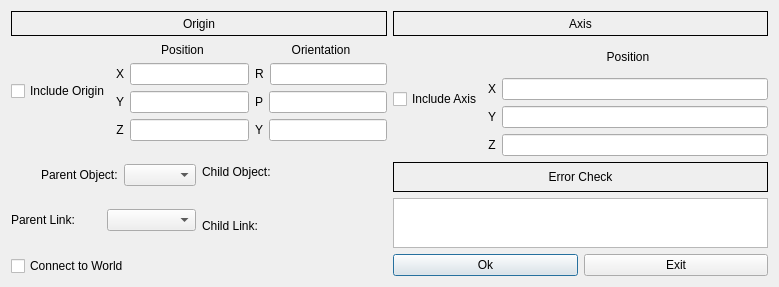
<?xml version="1.0" encoding="UTF-8"?>
<ui version="4.0">
 <class>AddExternalJoint</class>
 <widget class="QDialog" name="AddExternalJoint">
  <property name="geometry">
   <rect>
    <x>0</x>
    <y>0</y>
    <width>779</width>
    <height>287</height>
   </rect>
  </property>
  <property name="windowTitle">
   <string>Dialog</string>
  </property>
  <layout class="QVBoxLayout" name="verticalLayout_9">
   <item>
    <layout class="QHBoxLayout" name="horizontalLayout_4">
     <item>
      <layout class="QVBoxLayout" name="verticalLayout_8">
       <item>
        <layout class="QVBoxLayout" name="verticalLayout_2">
         <item>
          <widget class="QLabel" name="origin_label_2">
           <property name="maximumSize">
            <size>
             <width>16777215</width>
             <height>25</height>
            </size>
           </property>
           <property name="frameShape">
            <enum>QFrame::Box</enum>
           </property>
           <property name="text">
            <string>Origin</string>
           </property>
           <property name="alignment">
            <set>Qt::AlignCenter</set>
           </property>
          </widget>
         </item>
         <item>
          <layout class="QHBoxLayout" name="horizontalLayout">
           <item>
            <widget class="QCheckBox" name="include_origin">
             <property name="text">
              <string>Include Origin</string>
             </property>
            </widget>
           </item>
           <item>
            <layout class="QVBoxLayout" name="verticalLayout_14">
             <item>
              <widget class="QLabel" name="position_label_2">
               <property name="maximumSize">
                <size>
                 <width>16777215</width>
                 <height>15</height>
                </size>
               </property>
               <property name="text">
                <string>Position</string>
               </property>
               <property name="alignment">
                <set>Qt::AlignCenter</set>
               </property>
              </widget>
             </item>
             <item>
              <layout class="QHBoxLayout" name="horizontalLayout_21">
               <item>
                <widget class="QLabel" name="x_label_2">
                 <property name="text">
                  <string>X</string>
                 </property>
                 <property name="alignment">
                  <set>Qt::AlignCenter</set>
                 </property>
                </widget>
               </item>
               <item>
                <widget class="QLineEdit" name="x_2"/>
               </item>
              </layout>
             </item>
             <item>
              <layout class="QHBoxLayout" name="horizontalLayout_25">
               <item>
                <widget class="QLabel" name="y_label_2">
                 <property name="text">
                  <string>Y</string>
                 </property>
                 <property name="alignment">
                  <set>Qt::AlignCenter</set>
                 </property>
                </widget>
               </item>
               <item>
                <widget class="QLineEdit" name="y_2"/>
               </item>
              </layout>
             </item>
             <item>
              <layout class="QHBoxLayout" name="horizontalLayout_26">
               <item>
                <widget class="QLabel" name="z_label_2">
                 <property name="text">
                  <string>Z</string>
                 </property>
                 <property name="alignment">
                  <set>Qt::AlignCenter</set>
                 </property>
                </widget>
               </item>
               <item>
                <widget class="QLineEdit" name="z_2"/>
               </item>
              </layout>
             </item>
            </layout>
           </item>
           <item>
            <layout class="QVBoxLayout" name="verticalLayout_15">
             <item>
              <widget class="QLabel" name="orientation_label_2">
               <property name="maximumSize">
                <size>
                 <width>16777215</width>
                 <height>15</height>
                </size>
               </property>
               <property name="text">
                <string>Orientation</string>
               </property>
               <property name="alignment">
                <set>Qt::AlignCenter</set>
               </property>
              </widget>
             </item>
             <item>
              <layout class="QHBoxLayout" name="horizontalLayout_27">
               <item>
                <widget class="QLabel" name="roll_label_2">
                 <property name="text">
                  <string>R</string>
                 </property>
                 <property name="alignment">
                  <set>Qt::AlignCenter</set>
                 </property>
                </widget>
               </item>
               <item>
                <widget class="QLineEdit" name="roll_2"/>
               </item>
              </layout>
             </item>
             <item>
              <layout class="QHBoxLayout" name="horizontalLayout_28">
               <item>
                <widget class="QLabel" name="pitch_label_2">
                 <property name="text">
                  <string>P</string>
                 </property>
                 <property name="alignment">
                  <set>Qt::AlignCenter</set>
                 </property>
                </widget>
               </item>
               <item>
                <widget class="QLineEdit" name="pitch_2"/>
               </item>
              </layout>
             </item>
             <item>
              <layout class="QHBoxLayout" name="horizontalLayout_29">
               <item>
                <widget class="QLabel" name="yaw_label_2">
                 <property name="text">
                  <string>Y</string>
                 </property>
                 <property name="alignment">
                  <set>Qt::AlignCenter</set>
                 </property>
                </widget>
               </item>
               <item>
                <widget class="QLineEdit" name="yaw_2"/>
               </item>
              </layout>
             </item>
            </layout>
           </item>
          </layout>
         </item>
        </layout>
       </item>
       <item>
        <layout class="QVBoxLayout" name="verticalLayout_6">
         <item>
          <layout class="QHBoxLayout" name="horizontalLayout_2">
           <item>
            <layout class="QVBoxLayout" name="verticalLayout_5">
             <item>
              <layout class="QHBoxLayout" name="horizontalLayout_41">
               <item>
                <widget class="QLabel" name="connect_world_label">
                 <property name="text">
                  <string/>
                 </property>
                 <property name="wordWrap">
                  <bool>true</bool>
                 </property>
                </widget>
               </item>
               <item>
                <widget class="QLabel" name="parent_object_label">
                 <property name="frameShape">
                  <enum>QFrame::NoFrame</enum>
                 </property>
                 <property name="text">
                  <string>Parent Object:</string>
                 </property>
                </widget>
               </item>
               <item>
                <widget class="QComboBox" name="parent_object"/>
               </item>
              </layout>
             </item>
             <item>
              <layout class="QHBoxLayout" name="horizontalLayout_33">
               <item>
                <widget class="QLabel" name="parent_link_label">
                 <property name="frameShape">
                  <enum>QFrame::NoFrame</enum>
                 </property>
                 <property name="text">
                  <string>Parent Link:</string>
                 </property>
                </widget>
               </item>
               <item>
                <widget class="QComboBox" name="parent_link"/>
               </item>
              </layout>
             </item>
            </layout>
           </item>
           <item>
            <layout class="QVBoxLayout" name="verticalLayout_4">
             <item>
              <layout class="QHBoxLayout" name="horizontalLayout_42">
               <item>
                <widget class="QLabel" name="child_object_label">
                 <property name="sizePolicy">
                  <sizepolicy hsizetype="Minimum" vsizetype="Preferred">
                   <horstretch>0</horstretch>
                   <verstretch>0</verstretch>
                  </sizepolicy>
                 </property>
                 <property name="frameShape">
                  <enum>QFrame::NoFrame</enum>
                 </property>
                 <property name="text">
                  <string>Child Object:</string>
                 </property>
                 <property name="alignment">
                  <set>Qt::AlignLeading|Qt::AlignLeft|Qt::AlignVCenter</set>
                 </property>
                </widget>
               </item>
               <item>
                <widget class="QLabel" name="child_object">
                 <property name="text">
                  <string/>
                 </property>
                 <property name="alignment">
                  <set>Qt::AlignCenter</set>
                 </property>
                 <property name="wordWrap">
                  <bool>true</bool>
                 </property>
                </widget>
               </item>
              </layout>
             </item>
             <item>
              <layout class="QHBoxLayout" name="horizontalLayout_34">
               <item>
                <widget class="QLabel" name="child_link_label_2">
                 <property name="sizePolicy">
                  <sizepolicy hsizetype="Minimum" vsizetype="Minimum">
                   <horstretch>0</horstretch>
                   <verstretch>0</verstretch>
                  </sizepolicy>
                 </property>
                 <property name="frameShape">
                  <enum>QFrame::NoFrame</enum>
                 </property>
                 <property name="text">
                  <string>Child Link:</string>
                 </property>
                 <property name="alignment">
                  <set>Qt::AlignLeading|Qt::AlignLeft|Qt::AlignVCenter</set>
                 </property>
                </widget>
               </item>
               <item>
                <widget class="QLabel" name="child_link">
                 <property name="sizePolicy">
                  <sizepolicy hsizetype="Preferred" vsizetype="Preferred">
                   <horstretch>0</horstretch>
                   <verstretch>0</verstretch>
                  </sizepolicy>
                 </property>
                 <property name="text">
                  <string/>
                 </property>
                 <property name="alignment">
                  <set>Qt::AlignCenter</set>
                 </property>
                 <property name="wordWrap">
                  <bool>true</bool>
                 </property>
                </widget>
               </item>
              </layout>
             </item>
            </layout>
           </item>
          </layout>
         </item>
         <item>
          <widget class="QCheckBox" name="connect_world">
           <property name="text">
            <string>Connect to World</string>
           </property>
          </widget>
         </item>
        </layout>
       </item>
      </layout>
     </item>
     <item>
      <layout class="QVBoxLayout" name="verticalLayout_7">
       <item>
        <layout class="QVBoxLayout" name="verticalLayout">
         <item>
          <widget class="QLabel" name="axis_label_2">
           <property name="maximumSize">
            <size>
             <width>16777215</width>
             <height>25</height>
            </size>
           </property>
           <property name="frameShape">
            <enum>QFrame::Box</enum>
           </property>
           <property name="text">
            <string>Axis</string>
           </property>
           <property name="alignment">
            <set>Qt::AlignCenter</set>
           </property>
          </widget>
         </item>
         <item>
          <layout class="QHBoxLayout" name="horizontalLayout_3">
           <item>
            <widget class="QCheckBox" name="includeaxis_2">
             <property name="text">
              <string>Include Axis</string>
             </property>
            </widget>
           </item>
           <item>
            <layout class="QHBoxLayout" name="horizontalLayout_36">
             <item>
              <layout class="QVBoxLayout" name="verticalLayout_16">
               <item>
                <widget class="QLabel" name="axis_position_label_2">
                 <property name="sizePolicy">
                  <sizepolicy hsizetype="Preferred" vsizetype="Minimum">
                   <horstretch>0</horstretch>
                   <verstretch>0</verstretch>
                  </sizepolicy>
                 </property>
                 <property name="maximumSize">
                  <size>
                   <width>16777215</width>
                   <height>16777215</height>
                  </size>
                 </property>
                 <property name="text">
                  <string>Position</string>
                 </property>
                 <property name="alignment">
                  <set>Qt::AlignCenter</set>
                 </property>
                </widget>
               </item>
               <item>
                <layout class="QHBoxLayout" name="horizontalLayout_37">
                 <item>
                  <widget class="QLabel" name="axis_x_label_2">
                   <property name="text">
                    <string>X</string>
                   </property>
                   <property name="alignment">
                    <set>Qt::AlignCenter</set>
                   </property>
                  </widget>
                 </item>
                 <item>
                  <widget class="QLineEdit" name="axis_x_2"/>
                 </item>
                </layout>
               </item>
               <item>
                <layout class="QHBoxLayout" name="horizontalLayout_38">
                 <item>
                  <widget class="QLabel" name="axis_y_label_2">
                   <property name="text">
                    <string>Y</string>
                   </property>
                   <property name="alignment">
                    <set>Qt::AlignCenter</set>
                   </property>
                  </widget>
                 </item>
                 <item>
                  <widget class="QLineEdit" name="axis_y_2"/>
                 </item>
                </layout>
               </item>
               <item>
                <layout class="QHBoxLayout" name="horizontalLayout_39">
                 <item>
                  <widget class="QLabel" name="axis_z_label_2">
                   <property name="text">
                    <string>Z</string>
                   </property>
                   <property name="alignment">
                    <set>Qt::AlignCenter</set>
                   </property>
                  </widget>
                 </item>
                 <item>
                  <widget class="QLineEdit" name="axis_z_2"/>
                 </item>
                </layout>
               </item>
              </layout>
             </item>
            </layout>
           </item>
          </layout>
         </item>
        </layout>
       </item>
       <item>
        <layout class="QVBoxLayout" name="verticalLayout_3">
         <item>
          <widget class="QLabel" name="errorlist_label_2">
           <property name="maximumSize">
            <size>
             <width>16777215</width>
             <height>30</height>
            </size>
           </property>
           <property name="frameShape">
            <enum>QFrame::Box</enum>
           </property>
           <property name="text">
            <string>Error Check</string>
           </property>
           <property name="alignment">
            <set>Qt::AlignCenter</set>
           </property>
          </widget>
         </item>
         <item>
          <widget class="QTextBrowser" name="errorlist_2">
           <property name="maximumSize">
            <size>
             <width>16777215</width>
             <height>50</height>
            </size>
           </property>
          </widget>
         </item>
         <item>
          <layout class="QHBoxLayout" name="horizontalLayout_40">
           <item>
            <widget class="QPushButton" name="ok_2">
             <property name="text">
              <string>Ok</string>
             </property>
            </widget>
           </item>
           <item>
            <widget class="QPushButton" name="exit_2">
             <property name="text">
              <string>Exit</string>
             </property>
            </widget>
           </item>
          </layout>
         </item>
        </layout>
       </item>
      </layout>
     </item>
    </layout>
   </item>
  </layout>
 </widget>
 <resources/>
 <connections/>
</ui>
